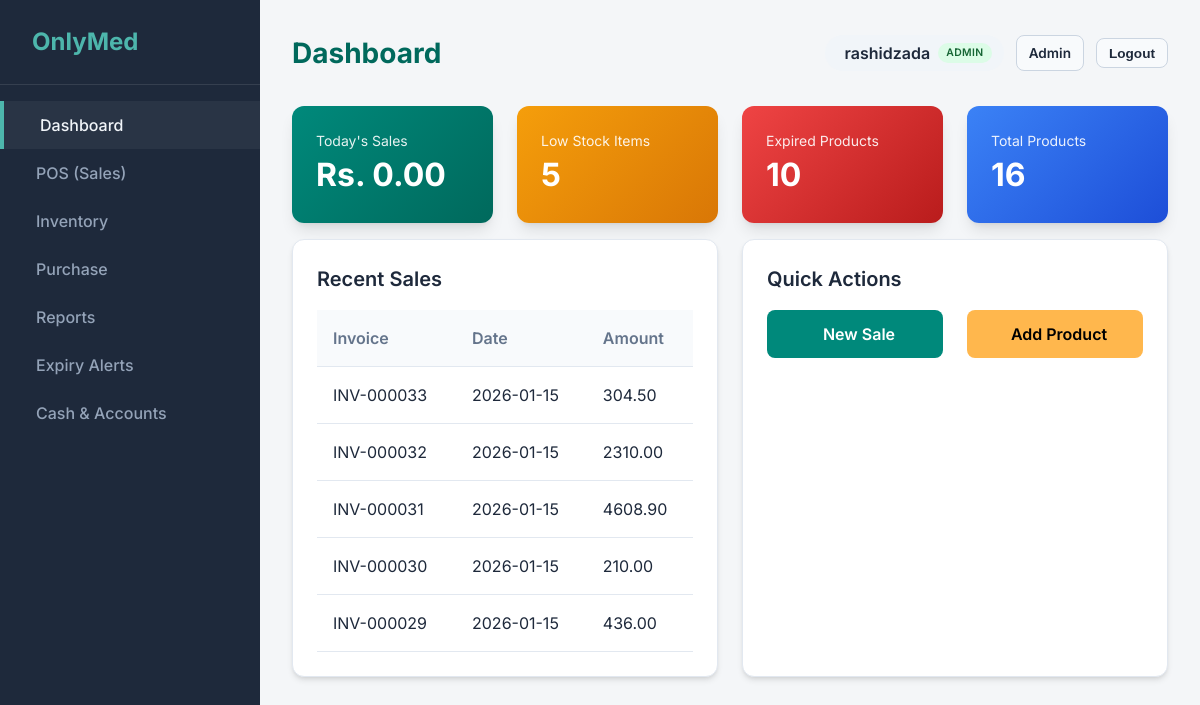
The app's page / (signed in), older data.
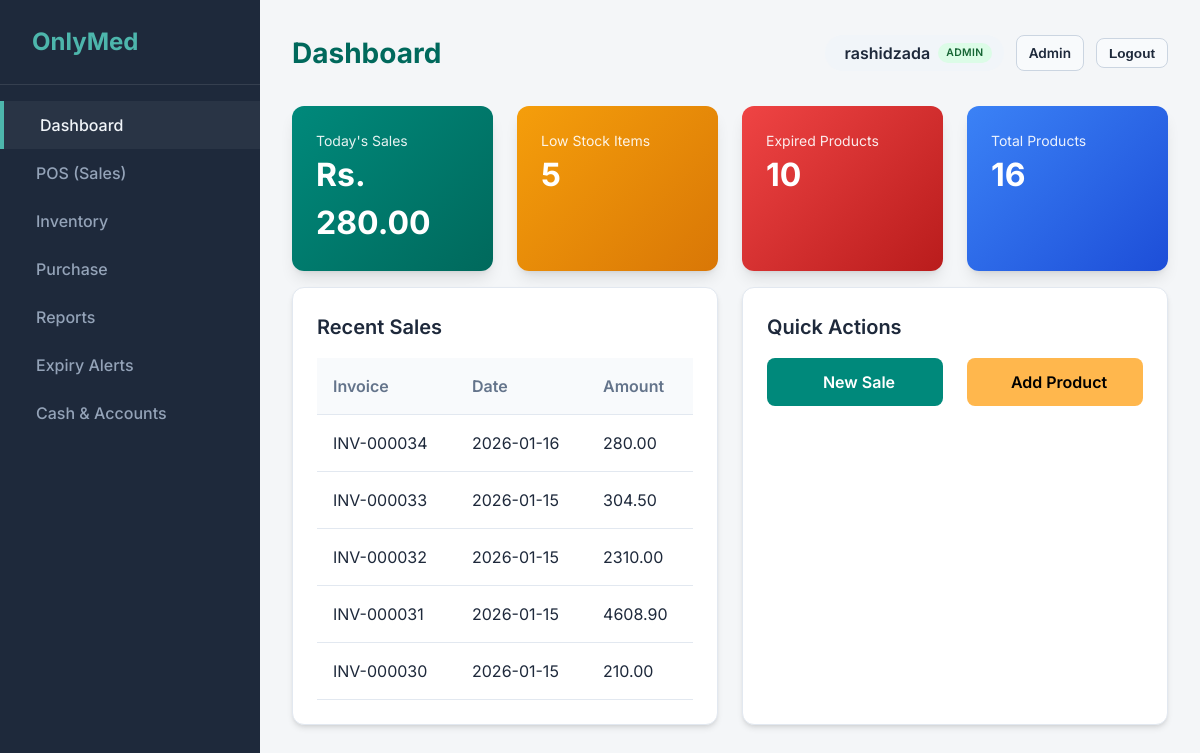
The same page, newer data.
### sales/models.py (models this page shows, shortened)
class SalesInvoice(models.Model):
    customer = models.ForeignKey(Customer, on_delete=models.SET_NULL, null=True, blank=True)
    date = models.DateTimeField(default=timezone.now)
    invoice_number = models.CharField(max_length=50, unique=True, editable=False)
    sub_total = models.DecimalField(max_digits=12, decimal_places=2, default=0.00)
    discount_percentage = models.DecimalField(max_digits=5, decimal_places=2, default=0.00)
    discount_amount = models.DecimalField(max_digits=12, decimal_places=2, default=0.00)
    tax_amount = models.DecimalField(max_digits=12, decimal_places=2, default=0.00)
    grand_total = models.DecimalField(max_digits=12, decimal_places=2, default=0.00)
    amount_paid = models.DecimalField(max_digits=12, decimal_places=2, default=0.00)
    change_amount = models.DecimalField(max_digits=12, decimal_places=2, default=0.00)
    PAYMENT_MODES = (
        ('CASH', 'Cash'),
        ('CARD', 'Card'),
        ('ONLINE', 'Online'),
    )
    payment_mode = models.CharField(max_length=10, choices=PAYMENT_MODES, default='CASH')
    created_at = models.DateTimeField(auto_now_add=True)
    updated_at = models.DateTimeField(auto_now=True)

### core/views.py (the view)
# urls.py: path('', views.dashboard, name='dashboard'),
def dashboard(request):
    today = timezone.now().date()
    todays_sales = SalesInvoice.objects.filter(date__date=today).aggregate(
        total=Sum('grand_total')
    )['total'] or 0
    products = Product.objects.all().prefetch_related('batches')
    low_stock_count = 0
    for p in products:
        stock = sum(b.quantity for b in p.batches.all())
        if stock < 10: # Threshold
            low_stock_count += 1
    expired_count = Batch.objects.filter(expiry_date__lt=today, quantity__gt=0).count()
    total_products = Product.objects.count()
    recent_sales = SalesInvoice.objects.order_by('-date')[:5]
    context = {
        'todays_sales': todays_sales,
        'low_stock': low_stock_count,
        'expired': expired_count,
        'total_products': total_products,
        'recent_sales': recent_sales,
    }
    return render(request, 'core/dashboard.html', context)

### templates/core/dashboard.html (shortened to what this page needs)
{% extends 'base.html' %}
{% block page_title %}Dashboard{% endblock %}
{% block content %}
<div class="grid-4">
    <div class="stats-card">
        <div class="stats-label">Today's Sales</div>
        <div class="stats-number">Rs. {{ todays_sales|floatformat:2 }}</div>
    </div>
    <div class="stats-card" style="background: linear-gradient(135deg, #f59e0b, #d97706);">
        <div class="stats-label">Low Stock Items</div>
        <div class="stats-number">{{ low_stock }}</div>
    </div>
    <div class="stats-card" style="background: linear-gradient(135deg, #ef4444, #b91c1c);">
        <div class="stats-label">Expired Products</div>
        <div class="stats-number">{{ expired }}</div>
    </div>
    <div class="stats-card" style="background: linear-gradient(135deg, #3b82f6, #1d4ed8);">
        <div class="stats-label">Total Products</div>
        <div class="stats-number">{{ total_products }}</div>
    </div>
</div>
<div class="grid-2 mt-4">
    <div class="card">
        <h3>Recent Sales</h3>
        <table>
            <thead>
                <tr>
                    <th>Invoice</th>
                    <th>Date</th>
                    <th>Amount</th>
                </tr>
            </thead>
            <tbody>
                {% for s in recent_sales %}
                <tr>
                    <td>{{ s.invoice_number }}</td>
                    <td>{{ s.date|date:"Y-m-d" }}</td>
                    <td>{{ s.grand_total|floatformat:2 }}</td>
                </tr>
                {% empty %}
                <tr>
                    <td colspan="3" class="text-center">No recent sales</td>
                </tr>
                {% endfor %}
            </tbody>
        </table>
    </div>
    <div class="card">
        <h3>Quick Actions</h3>
        <div class="grid-2">
            <a href="{% url 'pos' %}" class="btn btn-primary">
                 New Sale
            </a>
            <a href="{% url 'product_create' %}" class="btn btn-primary"
                style="background: var(--accent); color: #000;">
                 Add Product
            </a>
        </div>
    </div>
</div>
{% endblock %}

Row changes from the older to the newer data that the page shows:
no longer on this page (row unchanged): SalesInvoice: invoice_number "INV-000029", date "2026-01-15", grand_total "436.00"
added SalesInvoice: invoice_number "INV-000034", date "2026-01-16", grand_total "280.00"
Text that changed along with them:
{{ todays_sales|floatformat:2 }}: "0.00" → "280.00"
